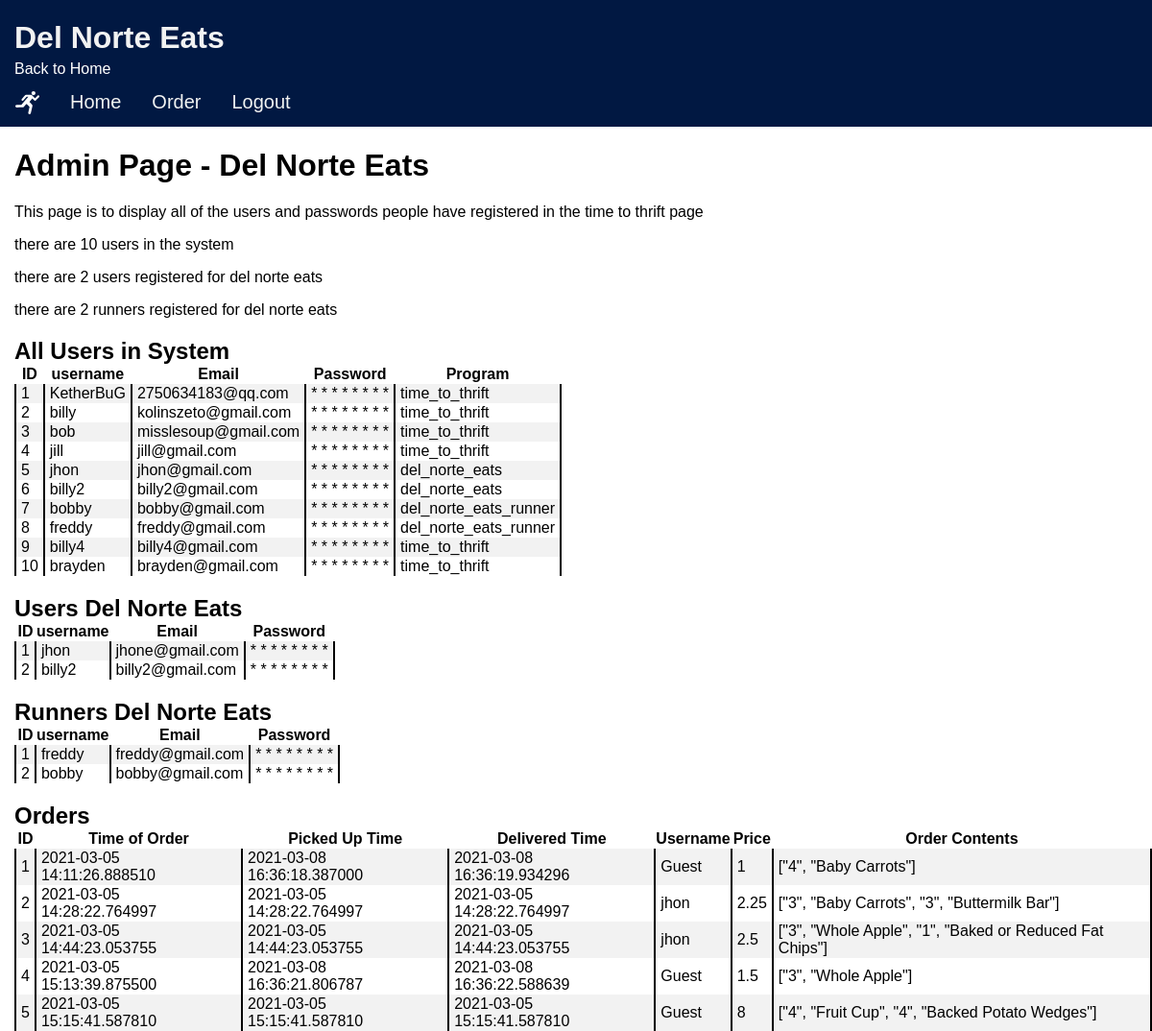
Screenshot of /easter_egg/admin (signed in) with the database file from the repository.
### models/module.py (models this page shows, shortened)
class userDN(db.Model, UserMixin):
    id = db.Column(db.Integer, primary_key=True)
    username = db.Column(db.String(15), unique=True)
    email = db.Column(db.String(50))
    password = db.Column(db.String(80))
    program = db.Column(db.String(50))
    pass

class userEE(db.Model):
    id = db.Column(db.Integer, primary_key=True)
    username = db.Column(db.String(15), unique=True)
    email = db.Column(db.String(50), unique=True)
    password = db.Column(db.String(80), nullable=False)
    pass

class userRR(db.Model):
    id = db.Column(db.Integer, primary_key=True)
    username = db.Column(db.String(15), unique=True)
    email = db.Column(db.String(50), unique=True)
    password = db.Column(db.String(80), nullable=False)
    pass

class orderEE(db.Model):
    id = db.Column(db.Integer, nullable=True)
    username = db.Column(db.String(15))
    price = db.Column(db.Integer, unique=False, nullable=False)
    order_contents = db.Column(db.String(1000), unique=False, nullable=False)
    time = db.Column(db.DateTime, primary_key=True)
    picked_up = db.Column(db.DateTime)
    delivered = db.Column(db.DateTime)
    pass

### views/easter_egg/view.py (the view)
@easter_egg_bp.route('/admin')
def admin_page():
    return render_template('easter_egg/admin_page.html', user_table=user_records, all_table=everybody, order_table=order_records, runner_table = runner_records)

### models/login.py (called while the page is built)
@login_manager.user_loader
def load_user_DN(user_id):
    return userDN.query.get(int(user_id))

### views/easter_egg/templates/easter_egg/admin_page.html (shortened to what this page needs)
{% extends 'easter_egg/base_egg.html' %}
{% block content %}
<body>
<div style="margin-left: 15px;">
    <h1>Admin Page - Del Norte Eats</h1>
    <p>This page is to display all of the users and passwords people have registered in the time to thrift page</p>
    <p>there are <span>{{all_table|length}}</span> users in the system</p>
    <p>there are <span>{{user_table|length}}</span> users registered for del norte eats</p>
    <p>there are <span>{{runner_table|length}}</span> runners registered for del norte eats</p>
    <h2>All Users in System</h2>
    <table id="user_table2">
        <tr>
            <th>ID</th>
            <th>username</th>
            <th>Email</th>
            <th>Password</th>
            <th>Program</th>
        </tr>
        {% for row in all_table %}
        {% set password = row["password"] %}
        <tr>
            <td>{{ row['id'] }}</td>
            <td>{{ row['username'] }}</td>
            <td>{{ row['email'] }}</td>
            <td onmouseover="showPassword({{loop.index}}, 'password_char', 'password_real')" onmouseout="showChar({{loop.index}}, 'password_char', 'password_real')">
                <span style="display: inline;" id="password_char{{loop.index}}">
                    {% for i in password %}
                    *
                    {% endfor %}
                </span>
            </td>
            <td>{{ row['program'] }}</td>
        </tr>
        {% endfor %}
    </table>
    <h2>Users Del Norte Eats</h2>
    <table id="user_table">
        <tr>
            <th>ID</th>
            <th>username</th>
            <th>Email</th>
            <th>Password</th>
        </tr>
        {% for row in user_table %}
        {% set password = row["password"] %}
        <tr>
            <td>{{ row['id'] }}</td>
            <td>{{ row['username'] }}</td>
            <td>{{ row['email'] }}</td>
            <td onmouseover="showPassword({{loop.index}}, 'password_char1', 'password_real1')" onmouseout="showChar({{loop.index}}, 'password_char1', 'password_real1')">
                <span style="display: inline;" id="password_char1{{loop.index}}">
                    {% for i in password %}
                    *
                    {% endfor %}
                </span>
            </td>
        </tr>
        {% endfor %}
    </table>
    <h2>Runners Del Norte Eats</h2>
    <table>
        <tr>
            <th>ID</th>
            <th>username</th>
            <th>Email</th>
            <th>Password</th>
        </tr>
        {% for row in runner_table %}
        {% set password = row["password"] %}
        <tr>
            <td>{{ row['id'] }}</td>
            <td>{{ row['username'] }}</td>
            <td>{{ row['email'] }}</td>
            <td onmouseover="showPassword({{loop.index}}, 'password_char2', 'password_real2')" onmouseout="showChar({{loop.index}}, 'password_char2', 'password_real2')">
                <span style="display: inline;" id="password_char2{{loop.index}}">
                    {% for i in password %}
                    *
                    {% endfor %}
                </span>
            </td>
        </tr>
        {% endfor %}
    </table>
    <h2>Orders</h2>
    <table id="order_table">
        <tr>
            <th>ID</th>
            <th>Time of Order</th>
            <th>Picked Up Time</th>
            <th>Delivered Time</th>
            <th>Username</th>
            <th>Price</th>
            <th>Order Contents</th>
        </tr>
        {% for row in order_table %}
        <tr>
            <td>{{ row['id'] }}</td>
            <td>{{ row['time'] }}</td>
            <td>{{ row['picked up'] }}</td>
            <td>{{ row['delivered'] }}</td>
            <td>{{ row['username'] }}</td>
            <td>{{ row['price'] }}</td>
            <td>{{ row['order contents'] }}</td>
                    </tr>
        {% endfor %}
    </table>
</div>
</body>
{% endblock %}

### views/easter_egg/templates/easter_egg/base_egg.html (style rules this page uses)
body { margin: 0; font-family: Arial, Helvetica, sans-serif; overflow-x: hidden; }

### views/easter_egg/templates/easter_egg/admin_page.html (style rules this page uses)
tr:nth-child(even) { background-color: #f2f2f2; }
table { border-collapse: collapse; }
tr { border: none; }
td { border-right: solid 2px #000000; border-left: solid 2px #000000; padding-left: 5px; padding-right: 5px; }
h2 { margin-bottom: 0px; }

### rows the page displays
userDN: id "1", username "KetherBuG", email "2750634183@qq.com", program "time_to_thrift"
userDN: id "2", username "billy", email "kolinszeto@gmail.com", program "time_to_thrift"
userDN: id "3", username "bob", email "misslesoup@gmail.com", program "time_to_thrift"
userDN: id "4", username "jill", email "jill@gmail.com", program "time_to_thrift"
userDN: id "5", username "jhon", email "jhon@gmail.com", program "del_norte_eats"
userDN: id "6", username "billy2", email "billy2@gmail.com", program "del_norte_eats"
userDN: id "7", username "bobby", email "bobby@gmail.com", program "del_norte_eats_runner"
userDN: id "8", username "freddy", email "freddy@gmail.com", program "del_norte_eats_runner"
userDN: id "9", username "billy4", email "billy4@gmail.com", program "time_to_thrift"
userDN: id "10", username "brayden", email "brayden@gmail.com", program "time_to_thrift"
userEE: id "1", username "jhon", email "jhone@gmail.com", password "password" (drawn)
userEE: id "2", username "billy2", email "billy2@gmail.com", password "password" (drawn)
userRR: id "1", username "freddy", email "freddy@gmail.com", password "password" (drawn)
userRR: id "2", username "bobby", email "bobby@gmail.com", password "password" (drawn)
orderEE: id "1", time "2021-03-05 14:11:26.888510", picked_up "2021-03-08 16:36:18.387000", delivered "2021-03-08 16:36:19.934296", username "Guest", price "1", order_contents "[\"4\", \"Baby Carrots\"]"
orderEE: id "2", time "2021-03-05 14:28:22.764997", picked_up "2021-03-05 14:28:22.764997", delivered "2021-03-05 14:28:22.764997", username "jhon", price "2.25", order_contents "[\"3\", \"Baby Carrots\", \"3\", \"Buttermilk Bar\"]"
orderEE: id "3", time "2021-03-05 14:44:23.053755", picked_up "2021-03-05 14:44:23.053755", delivered "2021-03-05 14:44:23.053755", username "jhon", price "2.5", order_contents "[\"3\", \"Whole Apple\", \"1\", \"Baked or Reduced Fat Chips\"]"
orderEE: id "4", time "2021-03-05 15:13:39.875500", picked_up "2021-03-08 16:36:21.806787", delivered "2021-03-08 16:36:22.588639", username "Guest", price "1.5", order_contents "[\"3\", \"Whole Apple\"]"
orderEE: id "5", time "2021-03-05 15:15:41.587810", picked_up "2021-03-05 15:15:41.587810", delivered "2021-03-05 15:15:41.587810", username "Guest", price "8", order_contents "[\"4\", \"Fruit Cup\", \"4\", \"Backed Potato Wedges\"]"

### other values shown
{{ all_table|length }} "10"
{{ user_table|length }} "2"
{{ runner_table|length }} "2"
